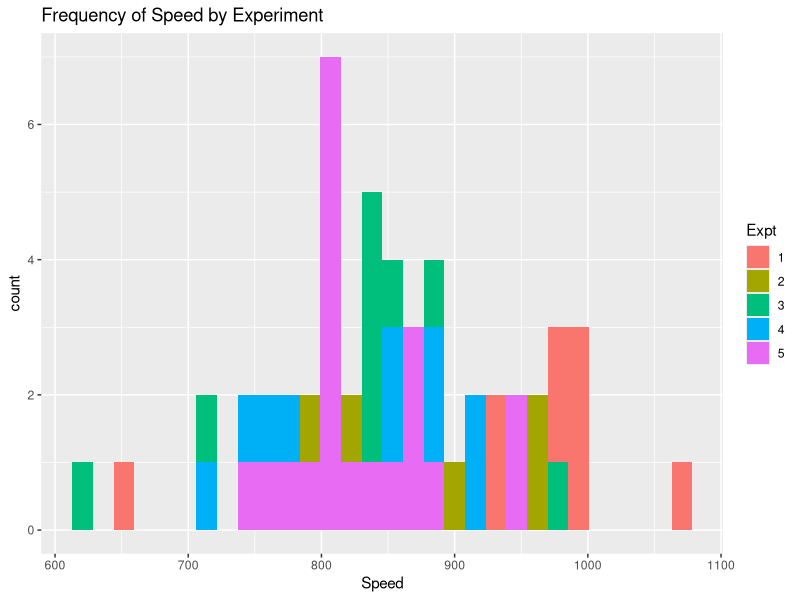
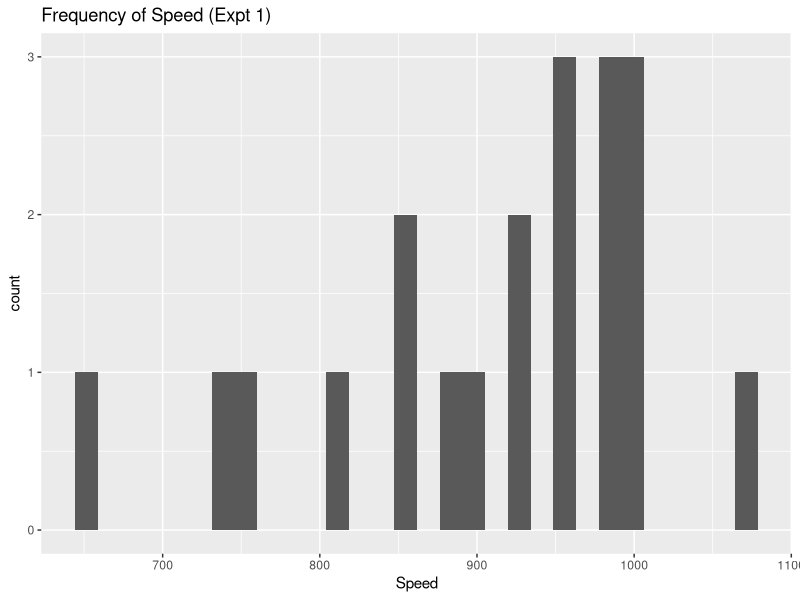
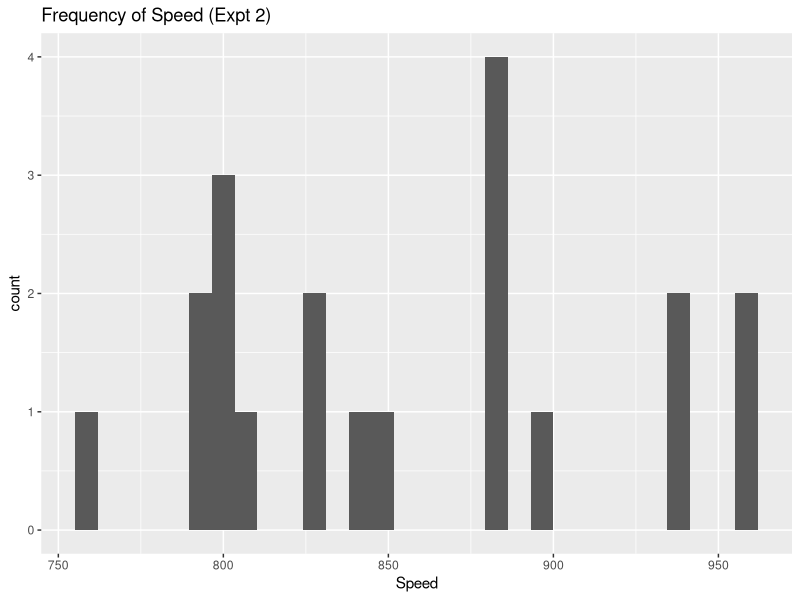
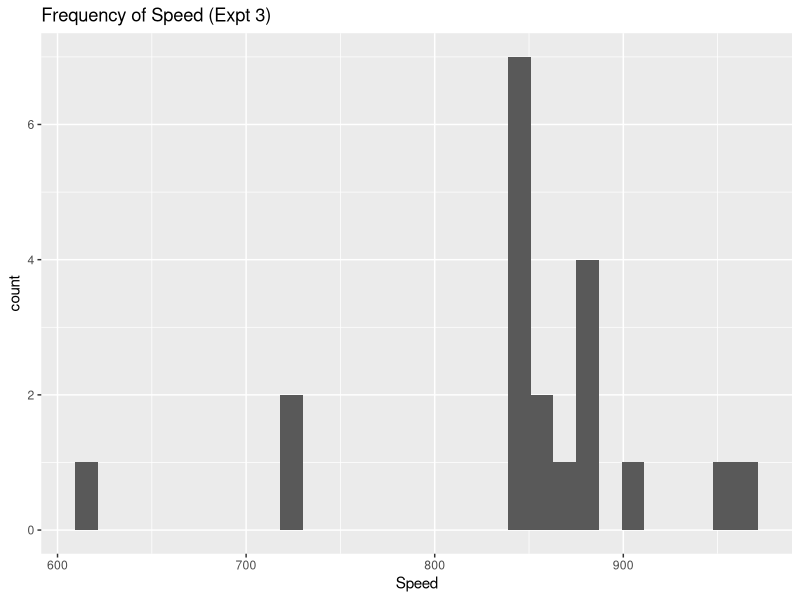
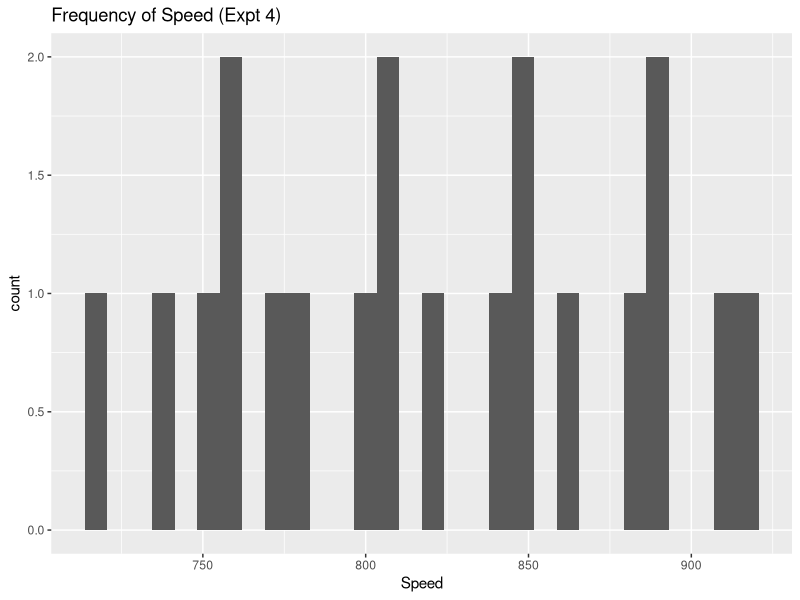
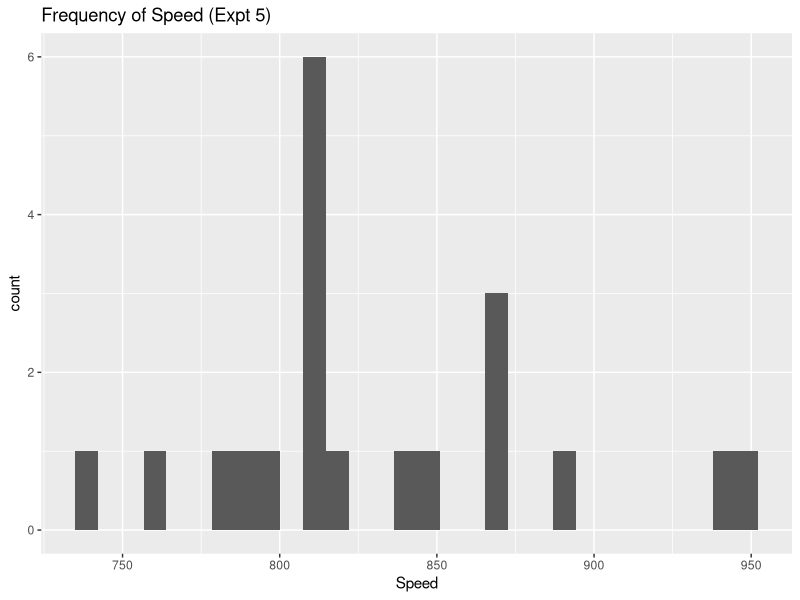
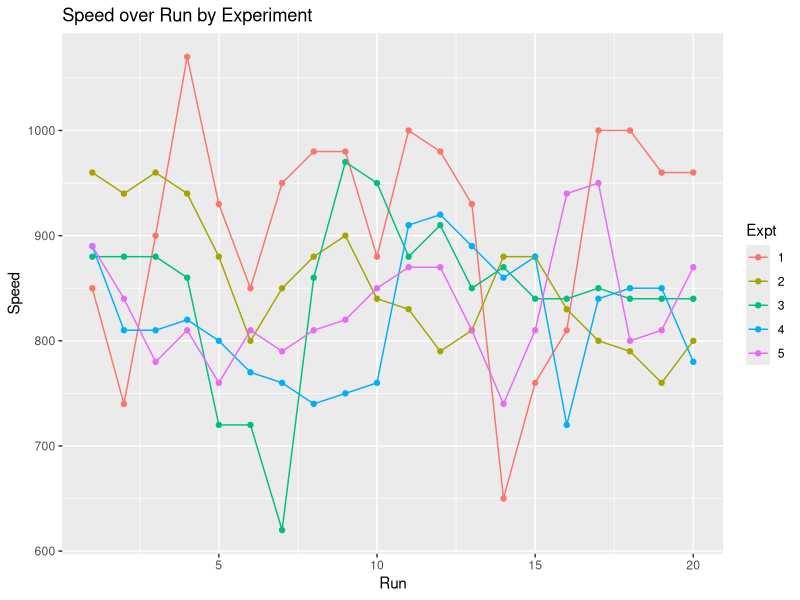
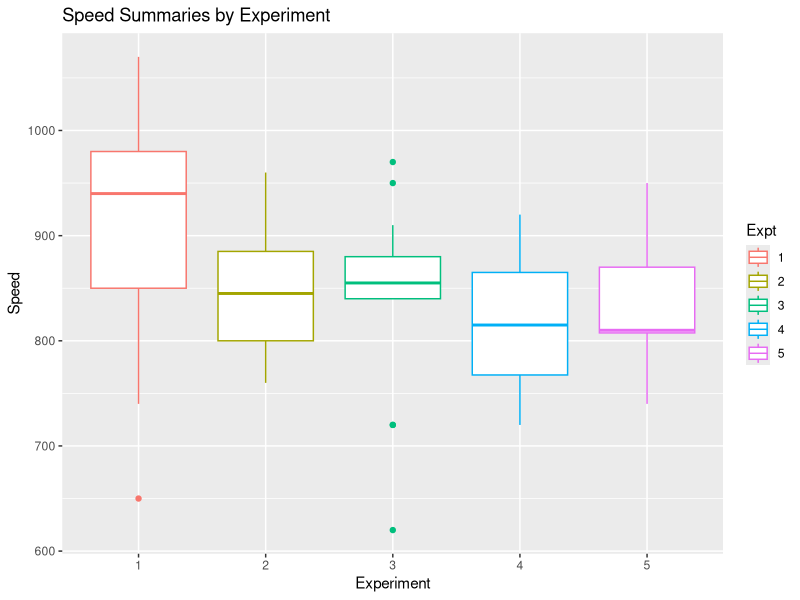

Generate these figures, in order, with R: (Note: this script raises an error after producing the figures.)
## ---- chunk 1
knitr::opts_chunk$set(
  cache = FALSE, # if TRUE knitr will cache results to reuse in future knits
  fig.width = 4.5, # the width for plots created by code chunk
  fig.height = 3.5, # the height for plots created by code chunk
  fig.align = 'center', # how to align graphics. 'left', 'right', 'center'
  dpi = 300, 
  dev = 'png', # Makes each fig a png, and avoids plotting every data point
  # eval = FALSE, # if FALSE, then the R code chunks are not evaluated
  # results = 'asis', # knitr passes through results without reformatting
  echo = TRUE, # if FALSE knitr won't display code in chunk above it's results
  message = TRUE, # if FALSE knitr won't display messages generated by code
  strip.white = TRUE, # if FALSE knitr won't remove white spaces at beg or end of code chunk
  warning = FALSE, # if FALSE knitr won't display warning messages in the doc
  error = TRUE) # report errors
  # options(tinytex.verbose = TRUE)
## ---- chunk 2
library(stats)
act <- 432
exp <- 395
sd <- 102
n <- 82
df <- n - 1
sig_lvl <- 0.05
number <- sd / sqrt(n)

t <- (exp - act) / (number)
pt(t, df, lower.tail = TRUE)
## ---- chunk 3
conf_int <- 0.9
sig_lvl <- (1 - conf_int)  / 2
z <- qnorm(sig_lvl, lower.tail = FALSE)

e <- z * number

interval <- c(exp - e, exp + e)
interval
## ---- chunk 4
act <- 500
exp <- 415
conf_lvl <- 0.95
sig_lvl <- (1 - conf_lvl) / 2
n <- 100
sd <- 220
df <- n - 1
denom  <- sd / sqrt(n)
t <- (exp - act) / denom
pt(t, df, lower.tail = TRUE)
## ---- chunk 5
z <- qnorm(sig_lvl, lower.tail = F)
e <- z * denom

c(exp - e, exp + e)
## ---- chunk 6
n <- 5534
exp <- 23.44
sd <- 4.72
conf_lvl <- 0.95
sig_lvl <- (1 - conf_lvl) / 2
denom  <- sd / sqrt(n)
z <- qnorm(sig_lvl, lower.tail = F)
e <- z * denom

c(exp - e, exp + e)
## ---- chunk 7
library(tidyverse)
data(esoph)

esoph_filtered <- esoph[esoph$agegp != "75+" & esoph$alcgp != "120+" & esoph$tobgp != "30+", 
                        ] %>% mutate(alcgp = gsub("g/day", "", alcgp), 
                                     tobgp = gsub("g/day", "", tobgp))

esoph_filtered %>% group_by(tobgp
             ) %>% summarize(mean_cases = mean(ncases),
                             sd_cases = sd(ncases),
                             mean_controls = mean(ncontrols),
                             sd_controls = sd(ncontrols))

## ---- chunk 8
data(morley)
## ---- chunk 9
library(dplyr)
morley$Expt <- as.factor(morley$Expt)

stats_by_expt <- morley %>% group_by(Expt
                      ) %>% summarize(mean = mean(Speed), 
                                      var = var(Speed), 
                                      sd = sd(Speed), 
                                      max = max(Speed))

stats_by_expt
## ---- chunk 10
library(ggplot2)

ggplot(data = morley,
       mapping = aes(x = Speed, fill = Expt)
       ) + geom_histogram(position = "identity"
       ) + ggtitle("Frequency of Speed by Experiment")

ggplot(data = subset(morley, Expt == 1),
       mapping = aes(x = Speed)
       ) + geom_histogram(position = "identity"
       ) + ggtitle("Frequency of Speed (Expt 1)")

ggplot(data = subset(morley, Expt == 2),
       mapping = aes(x = Speed)
       ) + geom_histogram(position = "identity"
       ) + ggtitle("Frequency of Speed (Expt 2)")

ggplot(data = subset(morley, Expt == 3),
       mapping = aes(x = Speed)
       ) + geom_histogram(position = "identity"
       ) + ggtitle("Frequency of Speed (Expt 3)")

ggplot(data = subset(morley, Expt == 4),
       mapping = aes(x = Speed)
       ) + geom_histogram(position = "identity"
       ) + ggtitle("Frequency of Speed (Expt 4)")

ggplot(data = subset(morley, Expt == 5),
       mapping = aes(x = Speed)
       ) + geom_histogram(position = "identity"
       ) + ggtitle("Frequency of Speed (Expt 5)")

ggplot(data = morley,
       mapping = aes(x = Run, 
                     y = Speed, 
                     group = Expt, 
                     color = Expt, 
                     fill = Expt)
       ) + geom_point(
       ) + geom_line(
       ) + ggtitle("Speed over Run by Experiment")

ggplot(data = morley, aes(x = Expt, 
                          y = Speed)
       ) + geom_boxplot(aes(color = Expt), 
                        show.legend = TRUE
       ) + labs(x = "Experiment",
                y = "Speed",
                color = "Expt"
       ) + ggtitle("Speed Summaries by Experiment")
## ---- chunk 11
exposures <- read.csv('data/TCOs.csv')
exposures <- exposures[!(is.na(exposures$SFEtot)), ]
## ---- chunk 12
stats_by_TCO <- exposures %>% group_by(MaterialType
                      ) %>% summarize(mean = mean(SFEtot), 
                                      sd = sd(SFEtot))
stats_by_TCO
## ---- chunk 13
stats_by_exposure <- exposures %>% group_by(ExposureType
                      ) %>% summarize(mean = mean(SFEtot),
                                      sd = sd(SFEtot))
stats_by_exposure
## ---- chunk 14
stats_by_silane <- exposures %>% group_by(Silane
                      ) %>% summarize(mean = mean(SFEtot),
                                      sd = sd(SFEtot))
stats_by_silane
## ---- chunk 15
data(pressure)
## ---- chunk 16
pressure <- pressure[-1, ]
ggplot(pressure,
       aes(x = temperature, y = pressure)
       ) + geom_point(
       ) + geom_line(
       )
## ---- chunk 17
pressure <- pressure %>% mutate(logp = log(pressure), frac = 1 / temperature)
## ---- chunk 18
regress_pressure <- lm(logp ~ frac, pressure)
regress_pressure
## ---- chunk 19
ggplot(pressure,
       aes(x = frac, y = logp)
       ) + geom_point(
       ) + geom_line(
       ) + geom_smooth(method = "lm")
## ---- chunk 20
summary(regress_pressure)
